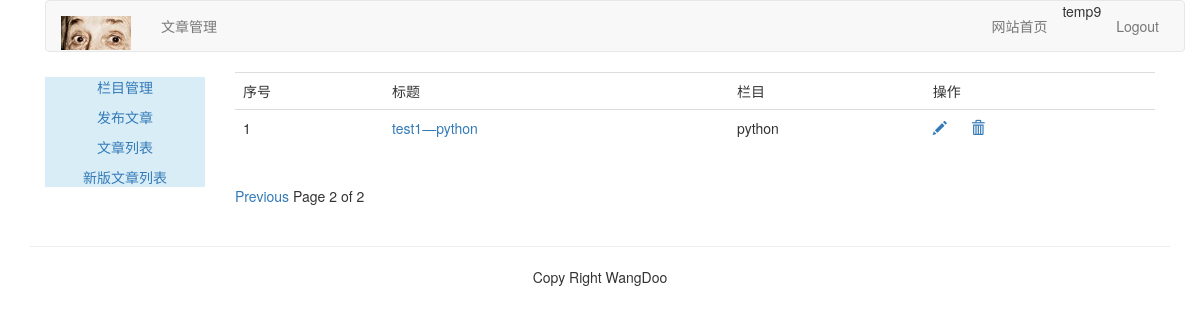
The page /article-column/article-list/?page=2 (signed in) on the database as committed earlier.
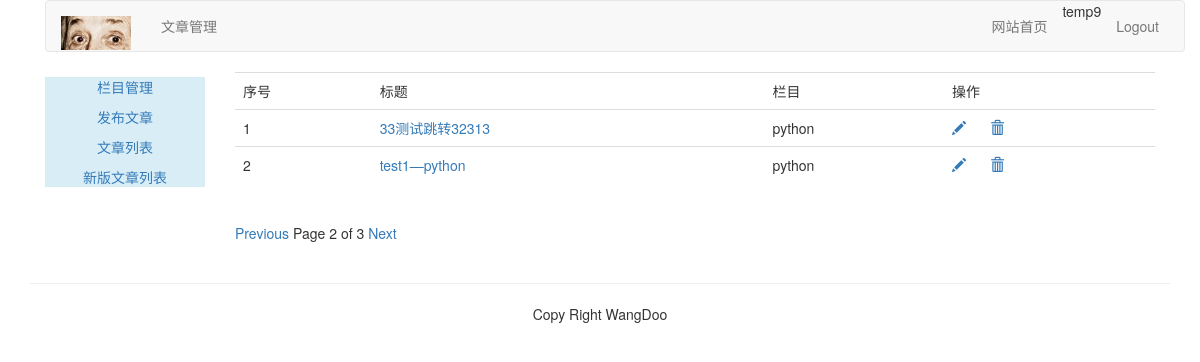
The same page on the database as committed later.
### article/models.py (models this page shows, shortened)
class ArticlePost(models.Model):
	author = models.ForeignKey(User, related_name="article", on_delete=models.CASCADE)
	title = models.CharField(max_length=200)
	slug = models.SlugField(max_length=500)
	column = models.ForeignKey(ArticleColumn, related_name="article_column", on_delete=models.CASCADE)
	body = models.TextField()
	created = models.DateTimeField(default=timezone.now())
	updated = models.DateTimeField(auto_now=True)
	class Meta:
		ordering = ("title",)
		index_together = (('id','slug'),)
	def get_absolute_url(self):
		return reverse("article:article_detail", args=[self.id, self.slug])

class ArticleColumn(models.Model):
	user = models.ForeignKey(User, related_name='article_column', on_delete=models.CASCADE)
	column = models.CharField(max_length=200)
	created = models.DateField(auto_now_add=True)
	def __str__(self):
		return self.column

### article/views.py (the view)
# urls.py: path('article-list/', views.article_list, name="article_list"),
@login_required(login_url='/account/login/')
def article_list(request):
	article_list = ArticlePost.objects.filter(author=request.user) # 筛选出用户的所有文章列表
	paginator = Paginator(article_list, 2) # 规定每页最多两个
	page = request.GET.get('page') # 获得浏览器GET请求的参数page的值
	try:
		current_page = paginator.page(page) # 得到指定页面内容，其参数必须是>=1的整数
		articles = current_page.object_list # 得到该也所有的对象列表 page.number 返回页码
	except PageNotAnInteger:
		current_page = paginator.page(1)
		articles = current_page.object_list
	except EmptyPage:
		current_page = paginator.page(paginator.num_pages) # paginator.num_pages 返回的是页数
		articles = current_page.object_list
	return render(request, "article/column/article_list.html", {"articles":articles, "page":current_page})

### templates/article/column/article_list.html (shortened to what this page needs)
{% extends "article/base.html" %}
{% load staticfiles %}
{% block content %}
<div>
	<table class="table table-hover">
		<tr>
			<td>序号</td>
			<td>标题</td>
			<td>栏目</td>
			<td>操作</td>
		</tr>
		{% for article in articles %}
		<tr id="{{ article.id }}">
			<td>{{ forloop.counter }}</td>
			<td><a href="{{ article.get_absolute_url }}">{{ article.title }}</a></td>
			<td>{{ article.column }}</td>
			<td>
				<a href="{% url 'article:redit_article' article.id %}" name="redit"><span class="glyphicon glyphicon-pencil"></span></a>
				<a href="javascript:" name="delete" onclick="del_article(this, {{ article.id }})"><span class="glyphicon glyphicon-trash" style="margin-left: 20px"></span></a>
			</td>
		</tr>
		{% endfor %}
	</table>
	{% include "paginator.html" %}
</div>
{% endblock %}

Rows that differ between the two databases and show on the page:
added ArticlePost: title "33测试跳转32313", column "python"
Other text that changed with them:
{{ page.paginator.num_pages }}: "2" → "3"
text now shown: "Next"
